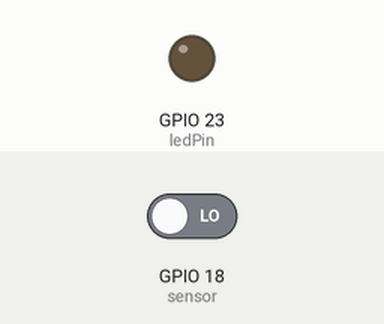
This sketch was run on a simulated ESP8266 (NodeMCU). On the bench: output pins drawn as LEDs (lit = HIGH). The test bench sets the inputs (shaded band); at power-on: GPIO 18 (sensor) LOW. WiFi joins after 1.5 s; servers stay silent unless stated; the local clock reads 2024-03-15 10:24:30 at power-on unless the sketch sets it; what the sketch prints to the serial monitor is not drawn.

Above: at 3.5 s.
3.6 s: GPIO 18 (sensor) driven HIGH
At 5.0 s:
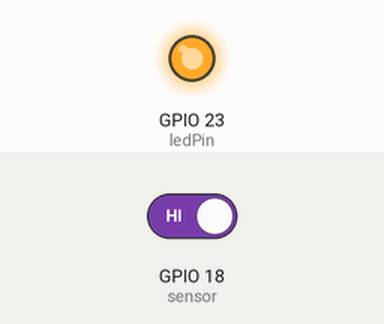
7.2 s: GPIO 18 (sensor) driven LOW
At 7.5 s:
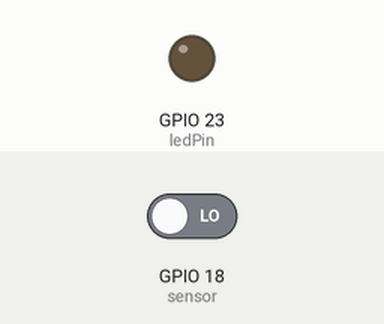
Timing chart, 0 to 10.2 s (numbered marks = the images above; inputs shaded):
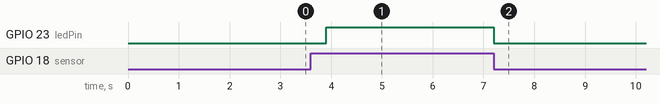

The sketch:

BotTelegram.ino
```cpp
#ifdef ESP32
  #include <WiFi.h>
#else
  #include <ESP8266WiFi.h>
#endif
#include <WiFiClientSecure.h>
#include <UniversalTelegramBot.h>   // Universal Telegram Bot Library written by Brian Lough: https://github.com/witnessmenow/Universal-Arduino-Telegram-Bot
#include <ArduinoJson.h>

//---------Credenciales WiFi
const char* ssid = "NOMBRE DE TU RED";
const char* password = "CONTRASEÑA DE LA RED";

//----------Credenciales Telegram-------

// Inicializar bot telegram
#define BOTtoken "TU-TOKEN"  //obtenida de  Botfather

// Use @myidbot para buscar el ID del chat individual o grupal que desee
#define CHAT_ID "TU-CHAD-ID"

#ifdef ESP8266
  X509List cert(TELEGRAM_CERTIFICATE_ROOT);
#endif

WiFiClientSecure client;
UniversalTelegramBot bot(BOTtoken, client);

// Comprueba cada segundo si hay mensajes nuevos.
int botRequestDelay = 1000;
unsigned long lastTimeBotRan;

//------Variables--------

const int ledPin = 23;
const int sensor = 18;
int valor = 0;
bool ledState = LOW;

// Handle what happens when you receive new messages
void handleNewMessages(int numNewMessages) {
  Serial.println("handleNewMessages");
  Serial.println(String(numNewMessages));

  for (int i=0; i<numNewMessages; i++) {
    // Chat id of the requester
    String chat_id = String(bot.messages[i].chat_id);
    if (chat_id != CHAT_ID){
      bot.sendMessage(chat_id, "Unauthorized user", "");
      continue;
    }

    // Mostrar el mensaje recibido
    String text = bot.messages[i].text;
    Serial.println(text);

    String from_name = bot.messages[i].from_name;

    if (text == "/led_on") {
      bot.sendMessage(chat_id, "LED state set to ON", "");
      ledState = HIGH;
      digitalWrite(ledPin, ledState);
    }

    if (text == "/led_off") {
      bot.sendMessage(chat_id, "LED state set to OFF", "");
      ledState = LOW;
      digitalWrite(ledPin, ledState);
    }

    if (text == "/state") {
      if (digitalRead(ledPin)){
        bot.sendMessage(chat_id, "LED is ON", "");
      }
      else{
        bot.sendMessage(chat_id, "LED is OFF", "");
      }
    }
  }
}

void setup() {
  Serial.begin(115200);
  #ifdef ESP8266
    configTime(0, 0, "pool.ntp.org");      // get UTC time via NTP
    client.setTrustAnchors(&cert); // Add root certificate for api.telegram.org
  #endif
  pinMode(ledPin, OUTPUT);
  pinMode(sensor,INPUT);
  digitalWrite(ledPin, ledState);

  // Conectando a WiFi
  WiFi.mode(WIFI_STA);
  WiFi.begin(ssid, password);
  #ifdef ESP32
    client.setCACert(TELEGRAM_CERTIFICATE_ROOT);
  #endif
  while (WiFi.status() != WL_CONNECTED) {
    delay(1000);
    Serial.println("Conectando al WiFi..");
  }
  Serial.println(WiFi.localIP());

  bot.sendMessage(CHAT_ID, "Bot Started", "");
}

void loop() {
  valor = digitalRead(sensor);
  if(valor == HIGH){
     bot.sendMessage(CHAT_ID, "Se detecto movimiento", "");
    digitalWrite(ledPin,HIGH);
  }
  else if(valor == LOW){
     digitalWrite(ledPin,LOW);

  }
  if (millis() > lastTimeBotRan + botRequestDelay) {
    int numNewMessages = bot.getUpdates(bot.last_message_received + 1);

    while(numNewMessages) {
      Serial.println("got response");
      handleNewMessages(numNewMessages);
      numNewMessages = bot.getUpdates(bot.last_message_received + 1);
    }
    lastTimeBotRan = millis();
  }
}
```

Measured:
- after the input at 3.6 s, GPIO 23 (ledPin): LOW → HIGH after 0.30 s
- after the input at 7.2 s, GPIO 23 (ledPin): HIGH → LOW at once
